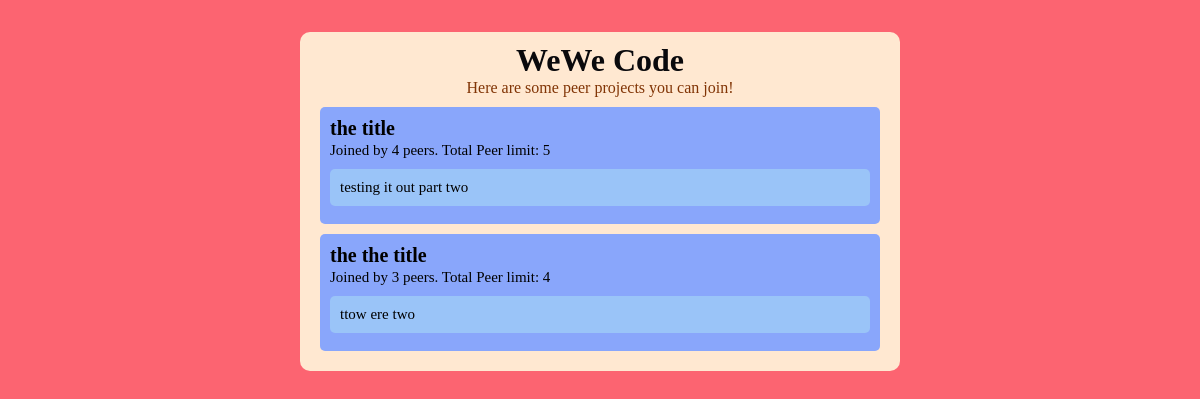
Before: / with the older database file.
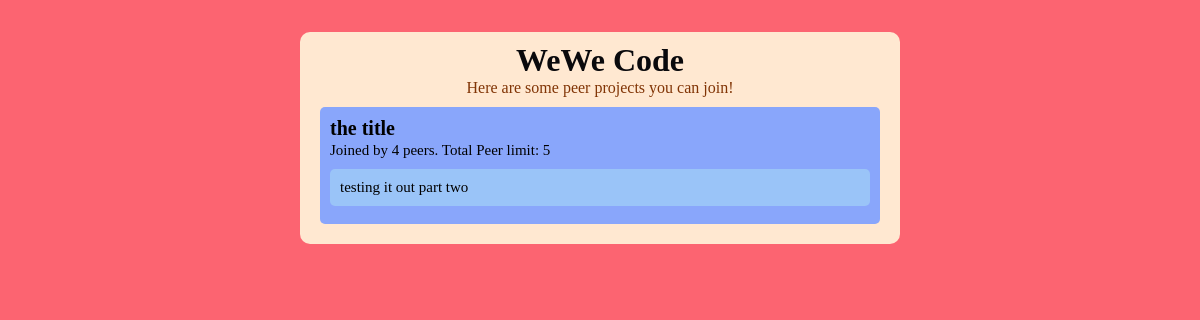
After: the same page with the newer database file.
### app.py (models this page shows, shortened)
class Projects(db.Model):
    id = db.Column(db.Integer,primary_key=True)
    link = db.Column(db.String(100), unique=True)
    description = db.Column(db.String(200))
    title = db.Column(db.String(100))
    peerlimit = db.Column(db.Integer)
    peernum = db.Column(db.Integer)

### app.py (the view)
@app.route("/", methods=["GET"])
def home_view():
        projectsq = Projects.query.all()
        projects = []
        for project in projectsq:
            projects.append({
                "description" : project.description,
                "peernum" : project.peernum,
                "peerlimit" : project.peerlimit,
                "title" : project.title,
                "link" : "/projects/join/"+str(project.id)
            })
        context = {
            "projects" : projects
        }
        return render_template("index.html",**context)

### templates/index.html (shortened to what this page needs)
<!DOCTYPE html>
<html lang="en">
<head>
  <link href="/static/css/style.css" rel="stylesheet" type="text/css" />
</head>
<body>
  <div class="main">
    <div class=titleBar>
      <h1>WeWe Code</h1>
      <p>Here are some peer projects you can join!</p>
    </div>
    {% for project in projects %}
    <a href="{{project.link}}">
      <div class="project">
        <div class="projTitle">{{project.title}}</div>
        <div class="joinedDesc">
          {% if project.peernum == 1 %}
          Joined by {{project.peernum}} peer. Total Peer limit: {{project.peerlimit}}
          {% else %}
          Joined by {{project.peernum}} peers. Total Peer limit: {{project.peerlimit}}
          {% endif %}
        </div>
        <div class="desc">
          {{project.description}}
        </div>
        <br/>
      </div>
    </a>
    {% endfor %}
  </div>
</body>
</html>

### static/css/style.css (style rules this page uses)
body { background-color: #FC6471; }
.main { background-color: #FFE8D1; border-radius: 10px; width: 90%; max-width: 600px; margin : 2em auto 0px auto; padding : 10px 0px 10px 0px; }
.titleBar { margin: 0px 0px 0px 0px; text-align: center; }
.titleBar h1 { text-align: center; margin: 0px 0px 0px 0px; color: #0A090C; }
.titleBar p { text-align: center; margin: 0px 0px 0px 0px; color: #813405; }
a { color:inherit; text-decoration: none; }
.project { background-color: #89A6FB; width: 90%; border-radius: 5px; margin: 10px auto 10px auto; padding: 10px 10px 0px 10px; }
.projTitle { font-size: 20px; font-weight: bold; }
.joinedDesc { font-size: 15px; margin: 2px 0px 10px 0px; }
.desc { font-size: 15px; background-color: #9AC4F8; border-radius:5px; padding: 10px 10px 10px 10px; margin: 0px auto 0px auto; }

Changed rows visible on the page:
removed Projects: title "the the title", peernum "3", peerlimit "4", description "ttow ere two"
